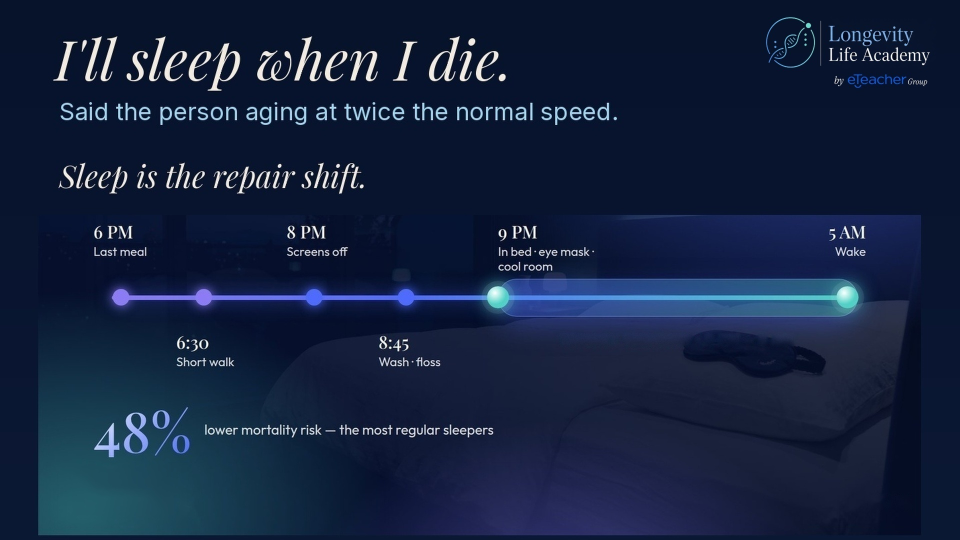
#> input picture slide-canvas/v46/assets/src/n08-sleep-before-r17.jpg, 1920 x 1080 px, given in place of n09_before.jpg, which was not available (shown at 1/2 size)
$ python build-v46-round3.py
#> lines starting #> are read from the running program, lines starting #| are printed output that depends on the picture; pictures that were not available may be replaced by others from this repository, and a replacement may not be noted
# V46 round 3: slide 9 (Food) - four distinctly tinted glass cards over a food photo; text/layout/logo/chips unchanged.
# Runs once on the current n09 asset (backup /workspace/e46/n09_before.jpg). Text pixels are lifted from the old render.
import cv2,numpy as np,sys
from PIL import Image,ImageDraw,ImageFont
OUTFIT='/usr/share/fonts/truetype/sand-box/google/Outfit/Outfit-VariableFont_wght.ttf'
O=cv2.imread('/workspace/e46/n09_before.jpg');H,W=O.shape[:2]
#> further down, O is the input picture: shape (1080, 1920, 3); mean B, G, R 63.2, 34.6, 20.6
#> after `H, W = O.shape[:2]`: H = 1080; W = 1920
bg=cv2.imread('assets/src/food-pillars-bg.jpg')
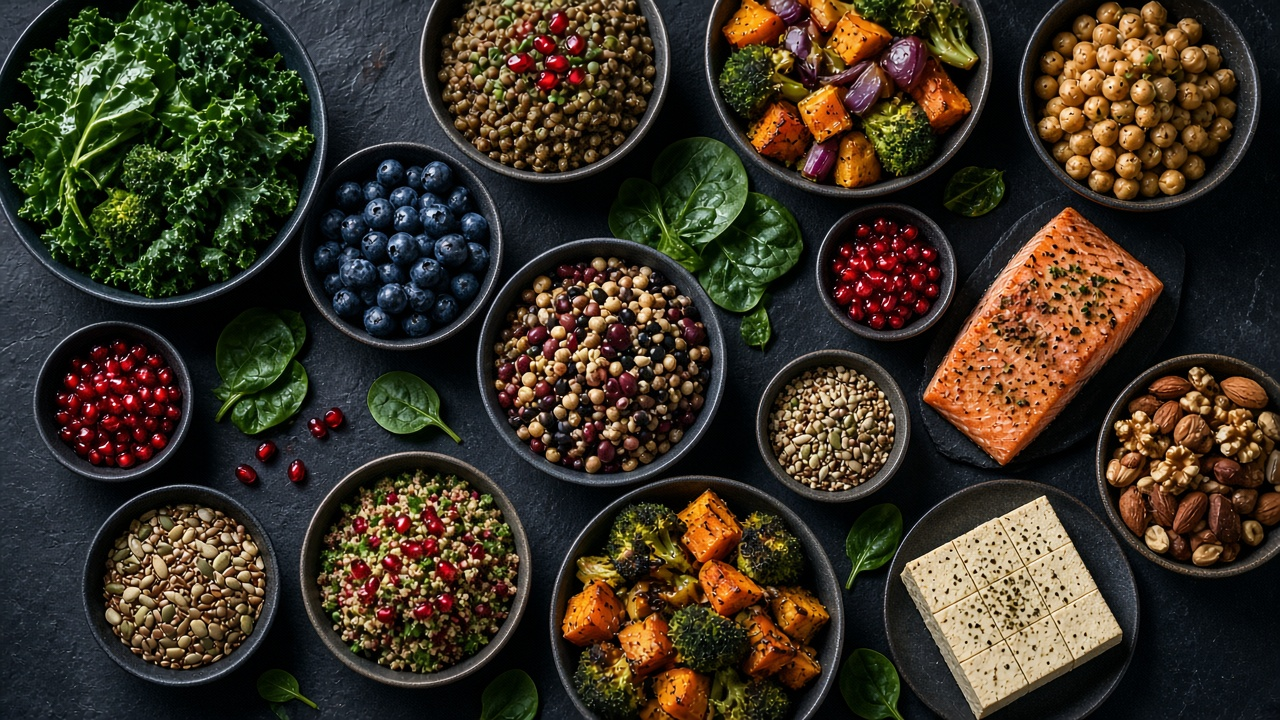
#> input picture slide-canvas/v46/assets/src/food-pillars-bg.jpg, 1280 x 720 px
#> bg is the input picture: shape (720, 1280, 3); mean B, G, R 37.9, 51.9, 61.6
# cover-fit, soft focus, darken into the deck's navy
s=max(W/bg.shape[1],H/bg.shape[0]);bg=cv2.resize(bg,(round(bg.shape[1]*s),round(bg.shape[0]*s)),interpolation=cv2.INTER_CUBIC)
#> after `s = max(W / bg.shape[1], H / bg.shape[0])`: s = 1.5
bg=bg[(bg.shape[0]-H)//2:(bg.shape[0]-H)//2+H,(bg.shape[1]-W)//2:(bg.shape[1]-W)//2+W]
bg=cv2.GaussianBlur(bg,(0,0),3.2).astype(np.float32)
navy=np.array([48,20,8],np.float32)   # BGR deep navy
yy,xx=np.mgrid[0:H,0:W].astype(np.float32)
shade=0.62+0.18*(yy/H)           # darker toward the bottom
N=bg*(1-shade[...,None])+navy*shade[...,None]
N=N*0.80+navy*0.20
# header scrim keeps the title/kicker/logo calm
al=np.clip(1-yy/330,0,1)**1.4*0.55;N=N*(1-al[...,None])+navy*al[...,None]
def rrmask(x0,y0,x1,y1,r,S=4):
    w,h=x1-x0,y1-y0;m=Image.new('L',(w*S,h*S),0);ImageDraw.Draw(m).rounded_rectangle((0,0,w*S-1,h*S-1),radius=r*S,fill=255)
    return np.array(m.resize((w,h),Image.LANCZOS)).astype(np.float32)/255
def ring(x0,y0,x1,y1,r,t=1.6):
    a=rrmask(x0,y0,x1,y1,r);k=int(round(t));Sm=cv2.erode(a,np.ones((2*k+1,2*k+1),np.uint8))
    return np.clip(a-Sm,0,1)
def glass(N,box,r,tint,tint_a,edge_a,blur=16):
    x0,y0,x1,y1=box;sub=N[y0:y1,x0:x1];bl=cv2.GaussianBlur(sub,(0,0),blur)
    m=rrmask(x0,y0,x1,y1,r)[...,None]
    t=np.array(tint[::-1],np.float32)
    fill=bl*(1-tint_a)+t*tint_a*0.55+bl*0.0
    # gentle vertical sheen
    g=np.linspace(1.12,0.9,y1-y0)[:,None,None];fill=fill*g
    out=sub*(1-m)+fill*m
    e=ring(x0,y0,x1,y1,r)[...,None]*edge_a;out=out*(1-e)+(t*0.55+np.array([255,255,255],np.float32)*0.45)*e
    N[y0:y1,x0:x1]=out;return N
TINTS=[(36,196,180),(58,128,250),(128,98,236),(190,104,226)]   # teal, blue, violet, purple (RGB)
CARDX=[120,547,974,1401];CY0,CY1,CW=380,784,398
for x0,t in zip(CARDX,TINTS):N=glass(N,(x0,CY0,x0+CW,CY1),28,t,0.34,0.32)
#> this loop made 4 passes
#> pass 1, in glass, `bl = cv2.GaussianBlur(sub, (0, 0), blur)`:
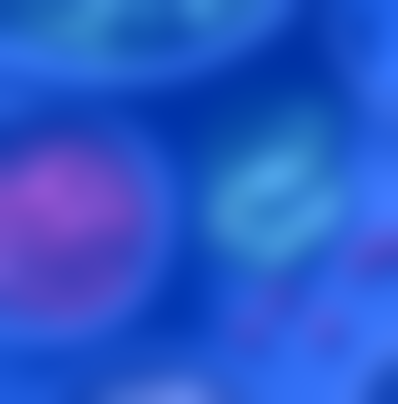
#> bl: shape (404, 398, 3) float32; mean B, G, R 43.6, 22.7, 14.4; drawn with min black and max white
#> pass 1, in glass, `m=rrmask(x0,y0,x1,y1,r)[...,None]`:
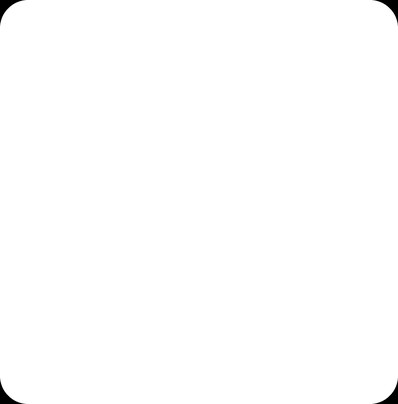
#> m: shape (404, 398, 1) float32; min 0, max 1, mean 0.996
#> after the loop:
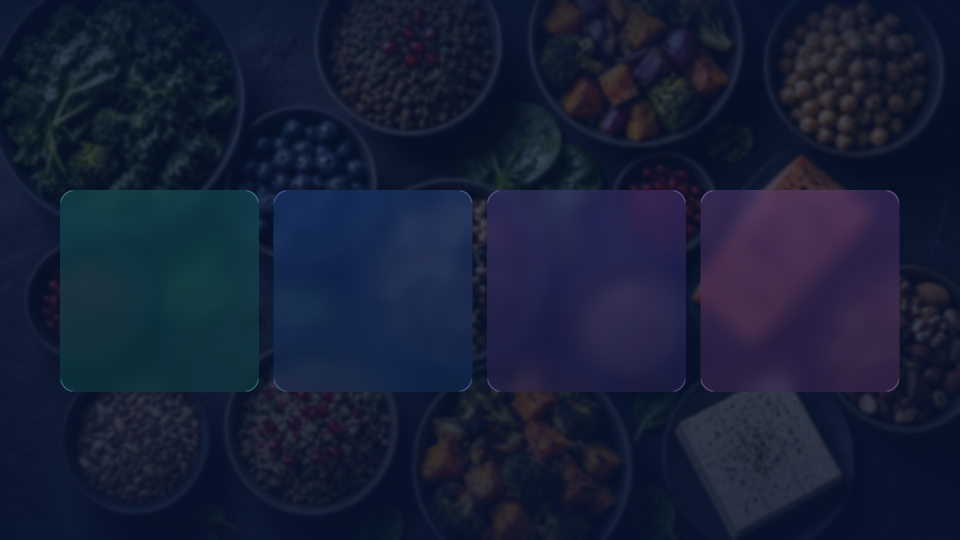
#> N: shape (1080, 1920, 3) float32 (shown at 1/2 size); mean B, G, R 54, 31.6, 23.1
CH=[(120,453),(472,753),(772,1062),(1081,1479),(1498,1787)]
for a,b in CH:N=glass(N,(a,846,b,917),36,(150,170,210),0.12,0.16,blur=10)
#> this loop made 5 passes
#> pass 1, in glass (call 5), `sub = N[y0:y1, x0:x1]`:
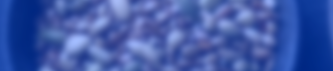
#> sub: shape (71, 333, 3) float32; mean B, G, R 49, 29.6, 23.1; drawn with min black and max white
#> pass 1, in glass (call 5), `bl = cv2.GaussianBlur(sub, (0, 0), blur)`:
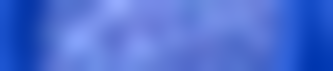
#> bl: shape (71, 333, 3) float32; mean B, G, R 49, 29.6, 23; drawn with min black and max white
#> pass 1, in glass (call 5), `m=rrmask(x0,y0,x1,y1,r)[...,None]`:
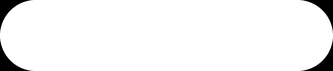
#> m: shape (71, 333, 1) float32; min 0, max 1, mean 0.954
# bars + numbers in each card's own colour
def lerp(c1,c2,u):return tuple(c1[i]*(1-u)+c2[i]*u for i in range(3))
lay=Image.new('RGBA',(W*2,H*2),(0,0,0,0));d=ImageDraw.Draw(lay)
#> after `lay = Image.new('RGBA', (W * 2, H * 2), (0, 0, 0, 0))`: lay: PIL image 3840x2160 RGBA; every value is 0
#> (the run stopped early here; a loop or call above may not have finished)
